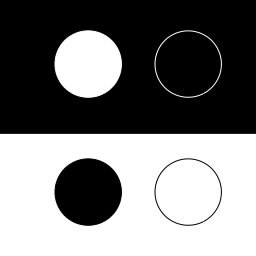
%> input picture Test.png, 256 x 256 px
$ octave --eval "result = mat(imread('Test.png'));"   (GNU Octave 9; MATLAB toolbox functions it lacks are replaced by stand-ins)
%> lines starting %> are read from the running program, lines starting %| are printed output that depends on the picture
### imorlet.m
function mi = imorlet(stretch,scale,orientation,npeaks)
    % imaginary part of morlet wavelet

    % controls width of gaussian window (default: scale)
    sigma = scale;

    % orientation (in radians)
    theta = -(orientation-90)/360*2*pi+pi;

    % controls elongation in direction perpendicular to wave
    gamma = 1/(1+stretch);

    % width and height of kernel
    support = 2.5*sigma/gamma;

    % wavelength (default: 4*sigma)
    lambda = 1/npeaks*4*sigma;

    % phase offset (in radians)
    psi = 0;

    xmin = -support;
    xmax = -xmin;
    ymin = xmin;
    ymax = xmax;

    xdomain = xmin:xmax;
    ydomain = ymin:ymax;

    [x,y] = meshgrid(xdomain,ydomain);

    xprime = cos(theta)*x+sin(theta)*y;
    yprime = -sin(theta)*x+cos(theta)*y;

    expf = exp(-0.5/sigma^2*(xprime.^2+gamma^2*yprime.^2));

    mi = expf.*sin(2*pi/lambda*xprime+psi);

    % mean = 0
    mi = mi-sum(sum(mi))/numel(mi);

    % norm = 1
    mi = mi./sqrt(sum(sum(mi.*mi)));
end

### mat.m
function [M,T,RGB] = mat(I)
    % magnitudes and tangents of grayscale, double, range [0,1] image I
    % M in [0,1], double
    % T in 0:359, integer
    %     angles are measured counterclockwise from 'x' axis
    %     where 'x' is row and 'y' is column
    % RGB: representation of M and T (see lines 44-49 for interpretation)

    stretch = 0;
    scale = 1;
    npeaks = 1;

    n = 16;
    N = 360;

    [nr,nc] = size(I);
%> nr = 256; nc = 256

    J = zeros(nr,nc,n);

    orientations = 0:N/n:N-N/n;
    for i = 1:n
        orientation = orientations(i);
        mi = imorlet(stretch,scale,orientation,npeaks);
        J(:,:,i) = conv2(I,mi,'same');
    end

    M = zeros(nr,nc);
    T = zeros(nr,nc);
    k = fspecial('gaussian',[round(7*N/n)+1 1],N/n);
    for row = 1:nr
        for col = 1:nc
            x = zeros(1,N);
            for i = 1:n
                x(round(orientations(i))+1) = J(row,col,i);
            end
            y = conv(x,k,'same');
            % y2 = abs(fft(y));
            [m,im] = max(y);
            M(row,col) = m; % y2(2);
            T(row,col) = im-1;
        end
    end
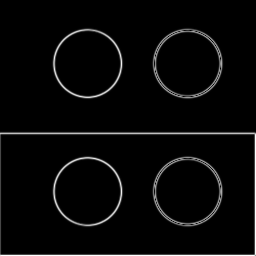
%> M: size 256x256 double; min 0, max 16.38, mean 0.551; drawn with min black and max white
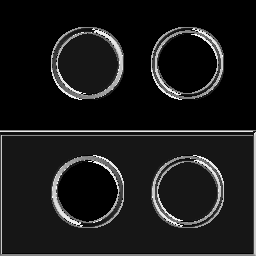
%> T: size 256x256 double; min 0, max 339, mean 35.8; drawn with min black and max white
%> after the loop, x = 360 values, max 232.2 at index 204, min -232.2 at index 69, mean 1.26e-15
    M = M/max(max(M));

    if nargout > 2
        H = T/360;
        S = ones(nr,nc);
        V = M;

        HSV = cat(3,cat(3,H,S),V);
        RGB = hsv2rgb(HSV);
    end
end
